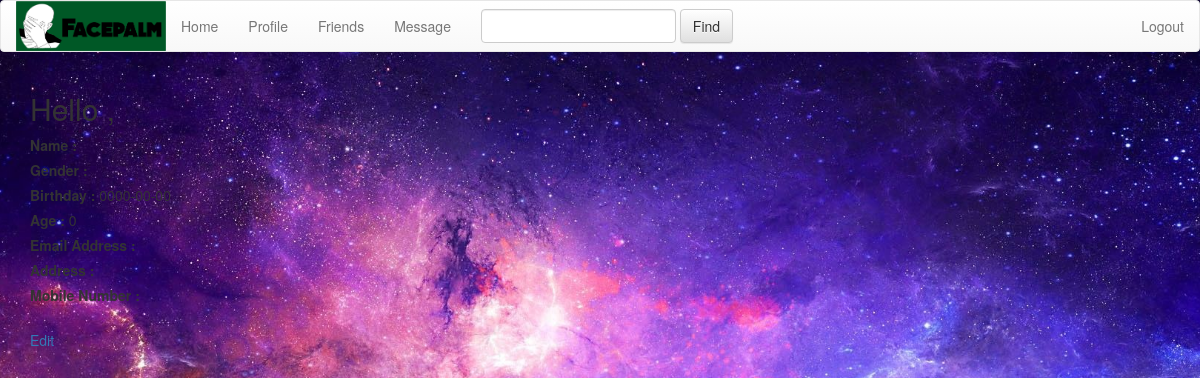
The app's page /profile.php (signed in), older data.
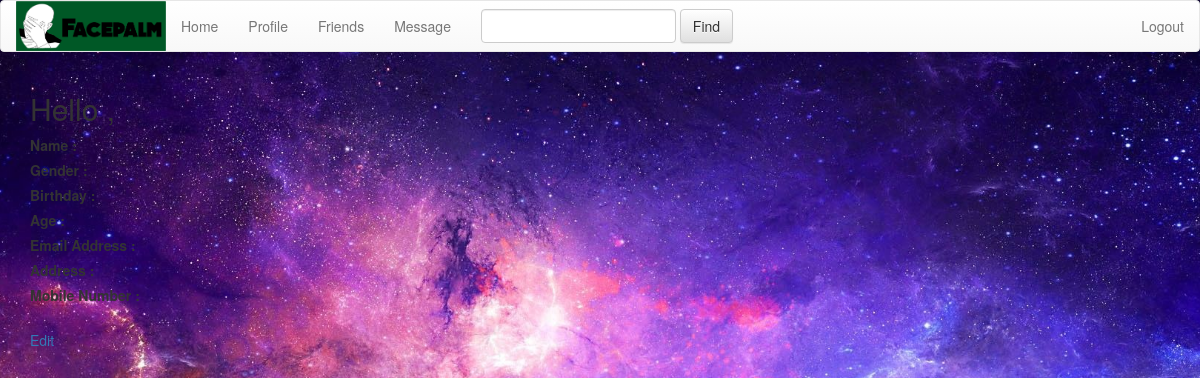
The same page, newer data.
### tables this page shows
CREATE TABLE IF NOT EXISTS `users` (
`id` int(11) NOT NULL,
  `emailaddress` varchar(50) DEFAULT NULL COMMENT 'username',
  `password` varchar(255) NOT NULL,
  `name` varchar(50) NOT NULL,
  `gender` varchar(11) NOT NULL,
  `birthday` date NOT NULL,
  `age` int(11) NOT NULL,
  `address` varchar(255) NOT NULL,
  `mobilenumber` varchar(11) NOT NULL,
  `is_admin` int(1) NOT NULL COMMENT '0 - guest , 1 - admin ',
  `created_at` datetime NOT NULL,
  `updated_at` datetime NOT NULL
);

### profile.php (the view, shortened to what this page needs)
<?php
include 'config/db.php';
$emailaddress = $_SESSION['emailaddress'];
$query  = "SELECT * FROM users WHERE emailaddress='$emailaddress'";
$result = mysqli_query($db,$query);
$row 	= mysqli_fetch_assoc($result);
?>
<?php include('header.php');?>
<h2>Hello <?php echo $row['name']; ?>,</h2>
<label>Name : </label>
<br/>
<label>Gender : </label>
<br/>
<label>Birthday : </label>
<?php echo  $row['birthday'] ?>
<br/>
<label>Age : </label>
<?php echo  $row['age'] ?>
<br/>
<label>Email Address : </label>
<br/>
<label>Address : </label>
<br/>
<label>Mobile Number : </label>
<br/>
<br/>
<a href="profileedit.php">Edit</a>
<?php include('footer.php');?>

### header.php (shortened to what this page needs)
<!DOCTYPE html>
<html lang="en">
<link rel="stylesheet" href="assets/css/bootstrap.min.css">
<link rel="stylesheet" href="assets/css/full.css">
<link rel="stylesheet" href="assets/css/bootstrap-theme.min.css">
<body class="full">
<nav class="navbar navbar-default">
  <div class="container-fluid">
    <div class="navbar-header">
      <img alt="Brand" src="assets/img/logo.png" width="150" height="50">
    </div>
      <ul class="nav navbar-nav">
        <li><a href="home.php">Home</a></li>
        <li><a href="profile.php">Profile</a></li>
        <li><a href="friends.php">Friends</a></li>
        <li><a href="message.php">Message</a></li>
      </ul>
      <form class="navbar-form navbar-left" role="search" method="get" action="search.php">
        <div class="form-group">
          <input type="text" id="search_name" name="search_name" value="" class="form-control">
        </div>
        <button type="submit" class="btn btn-default">Find</button>
      </form>
      <ul class="nav navbar-nav navbar-right">
        <li><a href="logout.php">Logout</a></li>
      </ul>
  </div>
</nav>
<div class="container">

### footer.php
</div>
</body>
</html>

### assets/css/full.css (style rules this page uses)
.full { background: url('assets/img/4527_original.jpg') no-repeat center center fixed; -webkit-background-size: cover; -moz-background-size: cover; background-size: cover; -o-background-size: cover; }

Row changes from the older to the newer data that the page shows:
removed users: birthday "0000-00-00", age "0"
